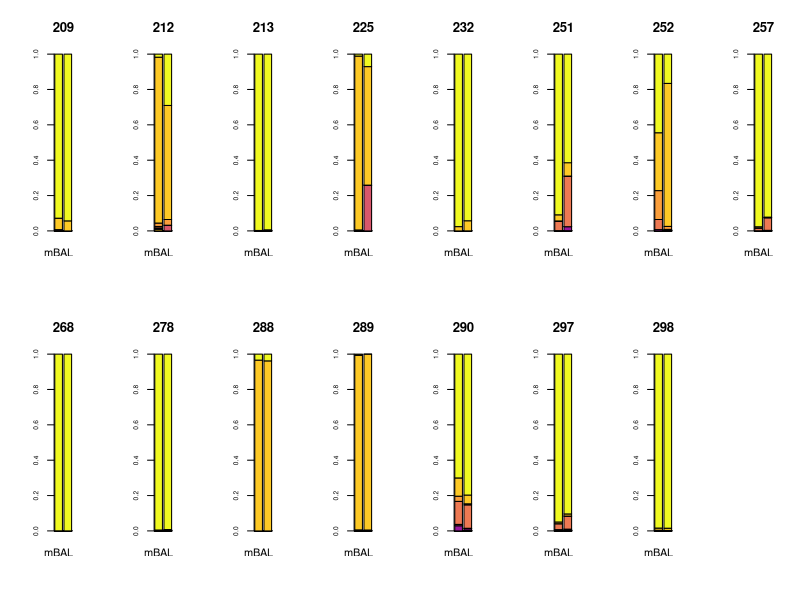
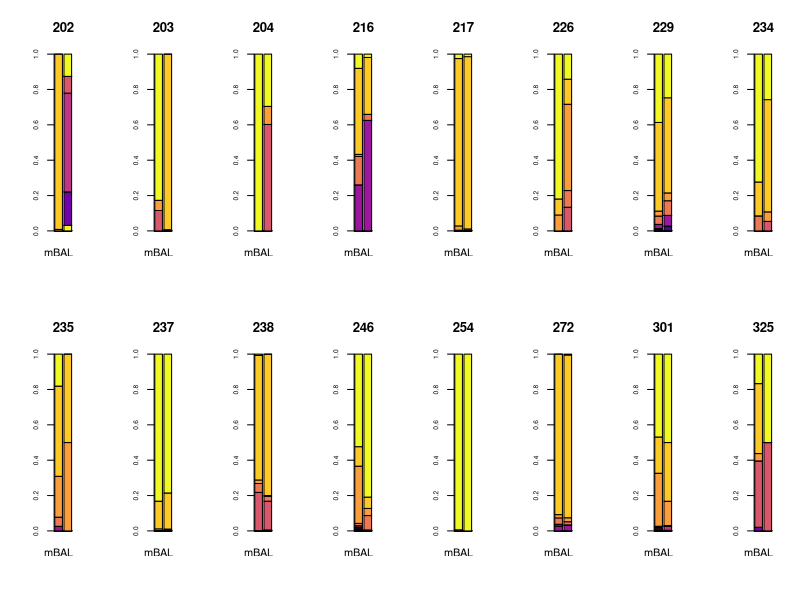
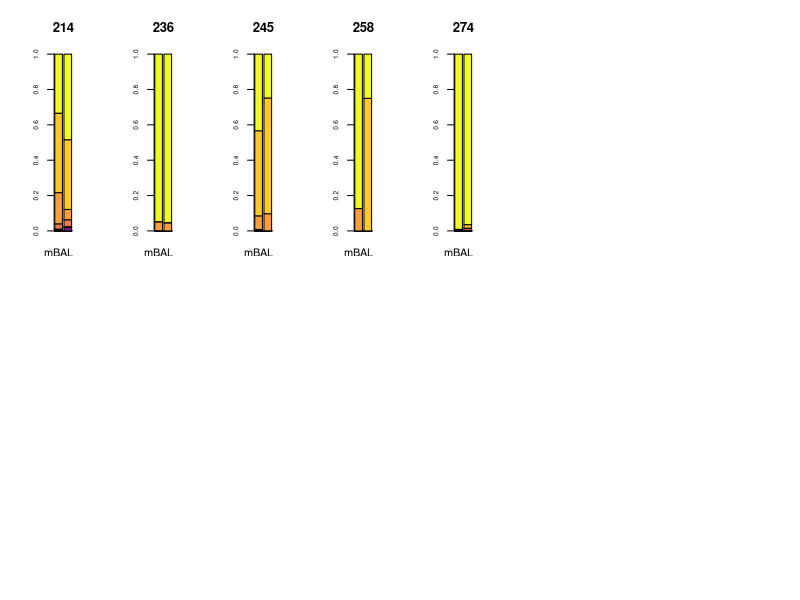
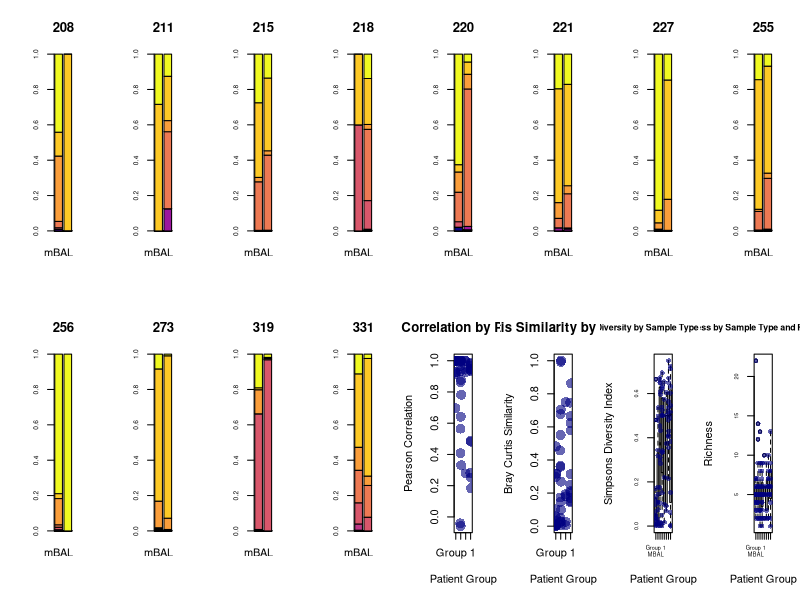
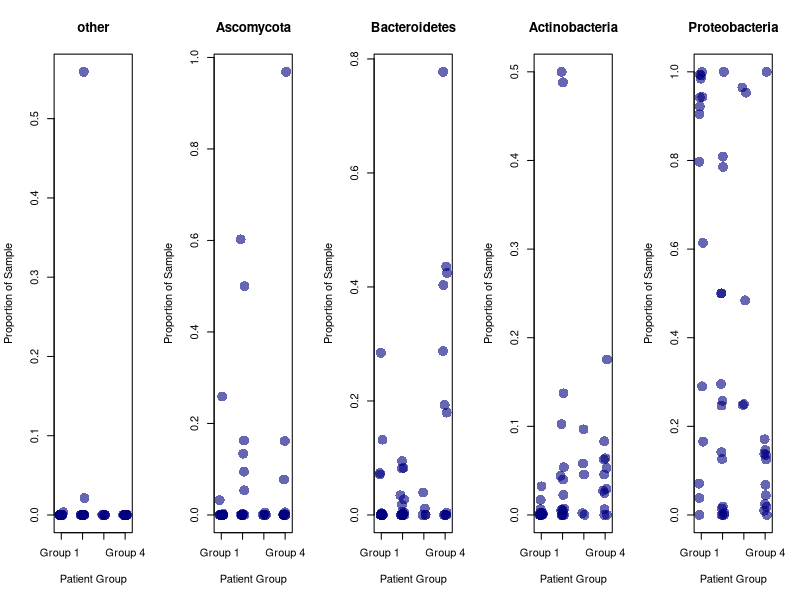
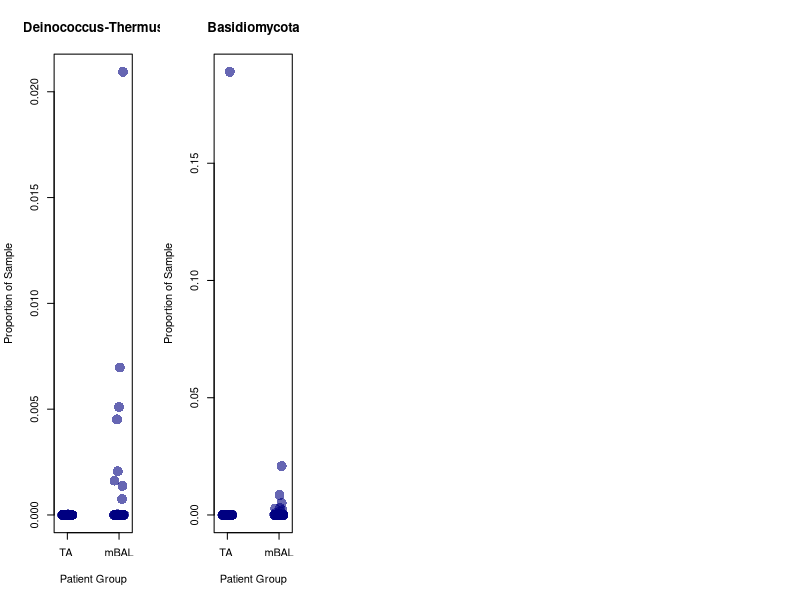
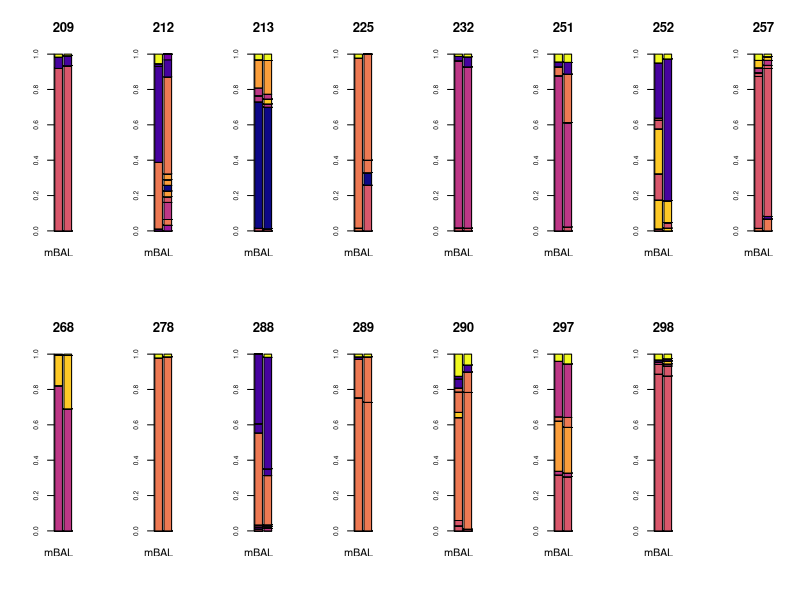
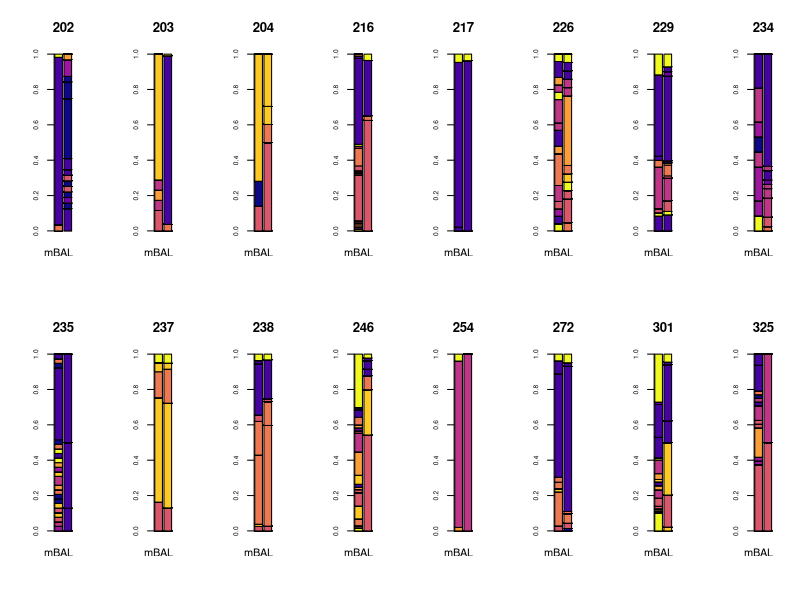

Here is the R script that generated these plots, in order: (Note: this script raises an error after producing the figures.)
## ---- chunk 1
knitr::opts_chunk$set(echo = TRUE, warning=FALSE, message=FALSE)
library(scales)
library(vegan)
library(viridis)

generate_pdfs = FALSE
## ---- chunk 2
#IMPORT DATA
#.csv of all microbes by TA/mBAL sample ID
all_microbe_data <- read.csv('./data/BM_4/merged_genusrpm.tsv', sep='\t', header=TRUE, row.names=1)

#read in metadata
metadata <- read.csv('./data/tavmbal_metadata_noviruses.tsv', sep='\t', row.names=1)
## ---- chunk 3
burden <- colSums(all_microbe_data) 
## ---- chunk 4
# TOTAL BURDEN (all TA v all mBAL)
print(wilcox.test(burden[names(burden) %in% as.character(unlist(metadata[metadata$effective_group %in% c(1,2,3,4),]["TA_DNAseq_filename"]))],burden[names(burden) %in% as.character(unlist(metadata[metadata$effective_group  %in% c(1,2,3,4),]["mBAL_DNAseq_filename"]))])$p.value[1])
## ---- chunk 5
print(wilcox.test(burden[names(burden) %in% as.character(unlist(metadata[metadata$effective_group %in% c(1),]["TA_DNAseq_filename"]))],burden[names(burden) %in% as.character(unlist(metadata[metadata$effective_group  %in% c(1),]["mBAL_DNAseq_filename"]))])$p.value)

## ---- chunk 6
print(wilcox.test(burden[names(burden) %in% as.character(unlist(metadata[metadata$effective_group %in% c(4),]["TA_DNAseq_filename"]))],burden[names(burden) %in% as.character(unlist(metadata[metadata$effective_group  %in% c(4),]["mBAL_DNAseq_filename"]))])$p.value)
## ---- chunk 7
wilcox.test(burden[names(burden) %in% as.character(unlist(metadata[metadata$effective_group %in% c(1),]["TA_DNAseq_filename"]))],burden[names(burden) %in% as.character(unlist(metadata[metadata$effective_group  %in% c(4),]["TA_DNAseq_filename"]))])$p.value
#stripchart(list(burden[names(burden) %in% as.character(unlist(metadata[metadata$effective_group %in% c(1),]["TA_DNAseq_filename"]))],burden[names(burden) %in% as.character(unlist(metadata[metadata$effective_group %in% c(4),]["TA_DNAseq_filename"]))]),method='jitter',jitter=.1,vertical=T,col=alpha('navyblue',.6),pch=16,cex=2)
## ---- chunk 8
wilcox.test(burden[names(burden) %in% as.character(unlist(metadata[metadata$effective_group %in% c(1),]["mBAL_DNAseq_filename"]))],burden[names(burden) %in% as.character(unlist(metadata[metadata$effective_group  %in% c(4),]["mBAL_DNAseq_filename"]))])$p.value

## ---- chunk 9
print(summary(burden[names(burden) %in% as.character(unlist(metadata[metadata$effective_group %in% c(1,2,3,4),]["TA_DNAseq_filename"]))]))
## ---- chunk 10
print(summary(burden[names(burden) %in% as.character(unlist(metadata[metadata$effective_group %in% c(1,2,3,4),]["mBAL_DNAseq_filename"]))]))
## ---- chunk 11
MBAL <- as.character(unname(unlist(metadata[c("mBAL_DNAseq_filename")])))  # separate mBAL from TA
TA <- as.character(unname(unlist(metadata[c("TA_DNAseq_filename")])))
MBAL.microbes <- all_microbe_data[,colnames(all_microbe_data) %in% MBAL]  
TA.microbes <- all_microbe_data[,colnames(all_microbe_data) %in% TA]
MBAL.microbes.norm <-  t(t(MBAL.microbes)/colSums(MBAL.microbes))   # normalise (Total Sum Scaling) -> generate proportions
TA.microbes.norm <- t(t(TA.microbes)/colSums(TA.microbes))
 
# Isolate Group 1 Data
group1.MBAL <- as.character(unname(unlist(metadata[metadata$effective_group==1,][c("mBAL_DNAseq_filename")])))
group1.TA <- as.character(unname(unlist(metadata[metadata$effective_group==1,][c("TA_DNAseq_filename")])))
group1.MBAL.microbes <- all_microbe_data[,colnames(all_microbe_data) %in% group1.MBAL]
group1.MBAL.microbes.norm <- t(t(group1.MBAL.microbes)/colSums(group1.MBAL.microbes))
group1.TA.microbes <- all_microbe_data[,colnames(all_microbe_data) %in% group1.TA]
group1.TA.microbes.norm <- t(t(group1.TA.microbes)/colSums(group1.TA.microbes))
## ---- chunk 12

PhyProp <- read.csv("./data/phylum_proportions.csv",sep='\t',row.names=1)
PhyProp[is.na(PhyProp)]<-0
PhyProp <- PhyProp[order(rowSums(PhyProp),decreasing=F),]

mbal_phyla <- PhyProp[,colnames(PhyProp) %in% MBAL]
#barplot(as.matrix(mbal_phyla),col=rainbow(10),las=2)
ta_phyla <- PhyProp[,colnames(PhyProp) %in% TA]

if(generate_pdfs){
  pdf('./output/phylum_analysis.pdf',width=16,height=6)
}

full_correlations <- vector("list",length=4)
full_bc <- vector("list",length=4)
full_simpsons <- vector("list",length=8) #separate by TA and mBAL for each group
full_richness <- vector("list",length=8)
for(j in c(1,2,3,4)){
  
  correlations <- c()
  bc_dist <- c()
  ta_sdi <- c()
  mbal_sdi <- c()
  names <- c()
  mbal_richness <- c()
  ta_richness <- c()
  par(mfrow=c(2,8))
  
  for( i in rownames(metadata)){
  mbal_filename <- as.character(metadata[rownames(metadata) == i,]$mBAL_DNAseq_filename)
  ta_filename <- as.character(metadata[rownames(metadata) == i,]$TA_DNAseq_filename)
  
  if(!is.na(metadata[rownames(metadata) == i,]$effective_group)){
    
    if(metadata[rownames(metadata) == i,]$effective_group == j){
    
      # print(mbal_filename)
      # print(ta_filename)
      
      # phylum barplot
      barplot(as.matrix(PhyProp[,c(mbal_filename,ta_filename)]),col=plasma(10),cex.axis = .6,main=i,names.arg = c("mBAL","TA"))#,legend=TRUE)
      
      # pearson correlation - 1 per patient
      correlations <- c(correlations,cor(PhyProp[,c(mbal_filename)],PhyProp[,c(ta_filename)]))
      
      # bray-curtis distance - 1 per patient
      bray_curtis_dist <- vegdist(t(as.matrix(PhyProp[,c(mbal_filename,ta_filename)])), 
                                  method="bray", binary=FALSE, diag=FALSE, upper=TRUE, na.rm = FALSE)
      bc_dist <- c(bc_dist, bray_curtis_dist[1])
      
      # SDI - 1 per sample ( 2 per patient )
      ta_sdi <- c(ta_sdi,diversity(PhyProp[,c(ta_filename)],index="simpson") )
      mbal_sdi <- c(mbal_sdi, diversity(PhyProp[,c(mbal_filename)],index="simpson"))
      
      # richness - 1 per sample ( 2 per patient )
      mbal_richness <- c(mbal_richness, length(PhyProp[,c(mbal_filename)][PhyProp[,c(mbal_filename)]>0]))
      ta_richness <- c(ta_richness, length(PhyProp[,c(ta_filename)][PhyProp[,c(ta_filename)]>0]))
      
      names <- c(names,rownames(metadata[rownames(metadata) == i,]))
    }  
  }
}
full_correlations[[j]] <- correlations
full_bc[[j]] <- bc_dist
full_simpsons[[j + (j-1)]] <- mbal_sdi
full_simpsons[[j+1+(j-1)]] <- ta_sdi

full_richness[[j + (j-1)]] <- mbal_richness
full_richness[[j+1+(j-1)]] <- ta_richness

}

# dev.off()  
## ---- chunk 13
if(generate_pdfs){
  pdf('./output/phylum_analysis.legend.pdf')  
  barplot(as.matrix(PhyProp[,c(mbal_filename,ta_filename)]),col=plasma(10),cex.axis = .6,main=i,names.arg = c("mBAL","TA"),legend=TRUE)
}
# genus barplot
# dev.off()
## ---- chunk 14
if(generate_pdfs){
  pdf('./output/phylum.pearson.pdf',height=5, width=5)  
}
names(full_correlations) <- c("Group 1","Group 2", "Group 3", "Group 4")
stripchart(full_correlations,method='jitter',jitter=.1,vertical=T,col=alpha('navyblue',.6),pch=16,cex=2,main="Pearson Correlation by Patient Group",xlab="Patient Group", ylab="Pearson Correlation")
# dev.off()
## ---- chunk 15
wilcox.test(full_correlations[[1]],full_correlations[[4]])
## ---- chunk 16
print(paste("mean pearson correlation over all group: ",mean(unlist(full_correlations))))
print(paste("sd pearson corr over all groups: ",sd(unlist(full_correlations))))
## ---- chunk 17
print(paste("mean pearson correlation over group1: ",mean(full_correlations[[1]])))
print(paste("sd pearson corr over group 1: ",sd(full_correlations[[1]])))
## ---- chunk 18
if(generate_pdfs){
  pdf('./output/phylum.bc.pdf',height=5, width=5)  
}
# there is a significant difference in the phylum-level BC dist between infxn and no infxn
names(full_bc) <- c("Group 1","Group 2", "Group 3", "Group 4")
stripchart(full_bc,method='jitter',jitter=.1,vertical=T,col=alpha('navyblue',.6),pch=16,cex=2,main="Bray Curtis Similarity by Patient Group",xlab="Patient Group", ylab="Bray Curtis Similarity")
# dev.off()
## ---- chunk 19
wilcox.test(full_bc[[1]],full_bc[[4]])
## ---- chunk 20
print(paste("mean BC over all group: ",mean(unlist(full_bc))))
print(paste("sd BC over all groups: ",sd(unlist(full_bc))))
## ---- chunk 21
print(paste("mean BC over group1: ",mean(full_bc[[1]])))
print(paste("sd BC over group1 : ",sd(full_bc[[1]])))
## ---- chunk 22
# there is no significant difference in the phylum-level simpsons diversity comparing TA to mBAL in any group
print(wilcox.test(full_simpsons[[1]],full_simpsons[[2]]))
print(wilcox.test(full_simpsons[[3]],full_simpsons[[4]]))
print(wilcox.test(full_simpsons[[5]],full_simpsons[[6]]))
print(wilcox.test(full_simpsons[[7]],full_simpsons[[8]]))
print(wilcox.test(c(full_simpsons[[1]],full_simpsons[[3]],full_simpsons[[5]],full_simpsons[[7]]),c(full_simpsons[[2]],full_simpsons[[4]],full_simpsons[[6]],full_simpsons[[8]])))
# there is a significant difference in phylum-level simpsons diversity comparing G1 to G4 in mBAL (p =)
print(wilcox.test(full_simpsons[[1]],full_simpsons[[7]]))
# the significance in phylum-level simpsons diversity between G1 and G4 in TA is not maintained (p = .07)
print(wilcox.test(full_simpsons[[2]],full_simpsons[[8]]))
## ---- chunk 23
if(generate_pdfs){
  pdf('./output/phylum.simpsons.pdf',height=5, width=5)
}
names(full_simpsons) <- c("Group 1\nMBAL","Group 1\nTA", "Group 2\nMBAL","Group 2\nTA", "Group 3\nMBAL","Group 3\nTA", "Group 4\nMBAL","Group 4\nTA")
boxplot(full_simpsons,cex.axis=.5,main="Simpsons Diversity by Sample Type and Patient Group",xlab="Patient Group", ylab="Simpsons Diversity Index",cex.main=.8)
stripchart(full_simpsons,method='jitter',jitter=.1,vertical=T,col=alpha('navyblue',.6),pch=16,cex=1,add=T)
# dev.off()
## ---- chunk 24
print("mean/sd SDI mBAL Group 1:")
print(mean(unlist(full_simpsons[[1]])))
print(sd(unlist(full_simpsons[[1]])))
print("mean/sd SDI TA Group 1:")
print(mean(unlist(full_simpsons[[2]])))
print(sd(unlist(full_simpsons[[2]])))
print("mean/sd SDI mBAL Group 4:")
print(mean(unlist(full_simpsons[[7]])))
print(sd(unlist(full_simpsons[[7]])))
print("mean/sd SDI TA Group 4:")
print(mean(unlist(full_simpsons[[8]])))
print(sd(unlist(full_simpsons[[8]])))
## ---- chunk 25
# there is no significant difference in the phylum-level richness diversity comparing TA to mBAL in any group
print(wilcox.test(full_richness[[1]],full_richness[[2]]))
print(wilcox.test(full_richness[[3]],full_richness[[4]]))
print(wilcox.test(full_richness[[5]],full_richness[[6]]))
print(wilcox.test(full_richness[[7]],full_richness[[8]]))
print(wilcox.test(c(full_richness[[1]],full_richness[[3]],full_richness[[5]],full_richness[[7]]),c(full_richness[[2]],full_richness[[4]],full_richness[[6]],full_richness[[8]])))
# there is NO significant difference in phylum-level richness diversity comparing G1 to G4 in mBAL 
print(wilcox.test(full_richness[[1]],full_richness[[7]]))
# there is NO significant difference in phylum-level richness diversity comparing G1 to G4 in TA
print(wilcox.test(full_richness[[2]],full_richness[[8]]))
#mBAL richness summary
print(summary(c(full_richness[[1]],full_richness[[3]],full_richness[[5]],full_richness[[7]])))
# TA richness summary
print(summary(c(full_richness[[2]],full_richness[[4]],full_richness[[6]],full_richness[[8]])))
## ---- chunk 26
if(generate_pdfs){
  pdf('./output/phylum.richness.pdf',height=5, width=5)
}
names(full_richness) <- c("Group 1\nMBAL","Group 1\nTA", "Group 2\nMBAL","Group 2\nTA", "Group 3\nMBAL","Group 3\nTA", "Group 4\nMBAL","Group 4\nTA")
boxplot(full_richness,cex.axis=.5,main="Richness by Sample Type and Patient Group",xlab="Patient Group", ylab="Richness",cex.main=.8)
stripchart(full_richness,method='jitter',jitter=.1,vertical=T,col=alpha('navyblue',.6),pch=16,cex=1,add=T)
# dev.off()
## ---- chunk 27
print("mean/sd richness mBAL Group 1:")
print(mean(unlist(full_richness[[1]])))
print(sd(unlist(full_richness[[1]])))
print("mean/sd richness TA Group 1:")
print(mean(unlist(full_richness[[2]])))
print(sd(unlist(full_richness[[2]])))
print("mean/sd richness mBAL Group 4:")
print(mean(unlist(full_richness[[7]])))
print(sd(unlist(full_richness[[7]])))
print("mean/sd richness TA Group 4:")
print(mean(unlist(full_richness[[8]])))
print(sd(unlist(full_richness[[8]])))
## ---- chunk 28
# there are significant differences in phylum-level proportions in Bacteroidetes, Actinobacteria, and Proteobacteria.
par(mfrow=c(1,5))
for(i in rownames(PhyProp)){
  pg1v4 <- wilcox.test(as.numeric(PhyProp[c(i),names(PhyProp) %in% as.character(unlist(metadata[metadata$effective_group == 1,][,c("mBAL_DNAseq_filename","TA_DNAseq_filename")]))]),
as.numeric(PhyProp[c(i),names(PhyProp) %in% as.character(unlist(metadata[metadata$effective_group == 4,][,c("mBAL_DNAseq_filename","TA_DNAseq_filename")]))]))$p.value
  if(!is.na(pg1v4) && pg1v4 < .05){
    if(generate_pdfs){
      pdf(paste('./output/',i,'.reads.TA.pdf',sep=''),height=5, width=5)
    }
    stripchart(list(as.numeric(PhyProp[c(i),names(PhyProp) %in% as.character(unlist(metadata[metadata$effective_group == 1,][,c("TA_DNAseq_filename")]))]),
                    as.numeric(PhyProp[c(i),names(PhyProp) %in% as.character(unlist(metadata[metadata$effective_group == 2,][,c("TA_DNAseq_filename")]))]),
                    as.numeric(PhyProp[c(i),names(PhyProp) %in% as.character(unlist(metadata[metadata$effective_group == 3,][,c("TA_DNAseq_filename")]))]),
                    as.numeric(PhyProp[c(i),names(PhyProp) %in% as.character(unlist(metadata[metadata$effective_group == 4,][,c("TA_DNAseq_filename")]))])),
               method='jitter',jitter=.1,vertical=T,col=alpha('navy',.6),pch=16,cex=2,
               main=i,xlab="Patient Group", ylab="Proportion of Sample",group.names = c("Group 1 ", "Group 2", "Group 3", "Group 4"))
    #dev.off()
    
    print(i)
    # compare proteobacteria in G1 v G4
    print(pg1v4)
    # compare proteobacteria in G1 TA v G1 MBAL
    print(wilcox.test(as.numeric(PhyProp[c(i),names(PhyProp) %in% as.character(unlist(metadata[metadata$effective_group == 1,][,c("TA_DNAseq_filename")]))]),
    as.numeric(PhyProp[c(i),names(PhyProp) %in% as.character(unlist(metadata[metadata$effective_group == 1,][,c("mBAL_DNAseq_filename")]))]))$p.value)
    # compare proteobacteria in G4 TA v G4 MBAL
    print(wilcox.test(as.numeric(PhyProp[c(i),names(PhyProp) %in% as.character(unlist(metadata[metadata$effective_group == 4,][,c("TA_DNAseq_filename")]))]),
    as.numeric(PhyProp[c(i),names(PhyProp) %in% as.character(unlist(metadata[metadata$effective_group == 4,][,c("mBAL_DNAseq_filename")]))]))$p.value)
  }
}

## ---- chunk 29
par(mfrow=c(1,5))
# there are significant differences in phylum-level proportions in Bacteroidetes, Actinobacteria, and Proteobacteria.
for(i in rownames(PhyProp)){
  pg1v4 <- wilcox.test(as.numeric(PhyProp[c(i),names(PhyProp) %in% as.character(unlist(metadata[,c("TA_DNAseq_filename")]))]),
                    as.numeric(PhyProp[c(i),names(PhyProp) %in% as.character(unlist(metadata[,c("mBAL_DNAseq_filename")]))]))$p.value
  if(!is.na(pg1v4) && pg1v4 < .05){
    
    if(generate_pdfs){
      pdf(paste('./output/',i,'.mBAL_TA.reads.pdf',sep=''),height=5, width=5)
    }
    stripchart(list(as.numeric(PhyProp[c(i),names(PhyProp) %in% as.character(unlist(metadata[,c("TA_DNAseq_filename")]))]),
                    as.numeric(PhyProp[c(i),names(PhyProp) %in% as.character(unlist(metadata[,c("mBAL_DNAseq_filename")]))])),
               method='jitter',jitter=.1,vertical=T,col=alpha('navy',.6),pch=16,cex=2,
               main=i,xlab="Patient Group", ylab="Proportion of Sample",group.names = c("TA ", "mBAL"))
    # dev.off()
    print(i)
    # compare proteobacteria in G1 v G4
    print(pg1v4)
    # compare proteobacteria in G1 TA v G1 MBAL
  }
}

## ---- chunk 30
all_microbe_data.microbes.norm <- t(t(all_microbe_data)/colSums(all_microbe_data))
all_microbe_data.microbes.norm[all_microbe_data.microbes.norm<.01] <- 0
new <- rbind(all_microbe_data.microbes.norm, c(1-colSums(all_microbe_data.microbes.norm)))
rownames(new) <- c(rownames(all_microbe_data.microbes.norm),"Other")
all_microbe_data <- new

all_microbe_data <- all_microbe_data[order(rowSums(all_microbe_data),decreasing=F),]
all_microbe_data <- all_microbe_data[,!is.na(colSums(all_microbe_data))]
mbal_phyla <- all_microbe_data[,colnames(all_microbe_data) %in% MBAL]
#barplot(as.matrix(mbal_phyla),col=rainbow(10),las=2)
ta_phyla <- all_microbe_data[,colnames(all_microbe_data) %in% TA]

if(generate_pdfs){
  pdf('./output/genus_analysis.pdf',width=16,height=6)
}

full_correlations <- vector("list",length=4)
full_bc <- vector("list",length=4)
full_jaccard <- vector("list", length=4)
full_simpsons <- vector("list",length=8) #separate by TA and mBAL for each group
full_richness <- vector("list",length=8)
for(j in c(1,2,3,4)){
  
  correlations <- c()
  bc_dist <- c()
  ta_sdi <- c()
  mbal_sdi <- c()
  names <- c()
  mbal_richness <- c()
  ta_richness <- c()
  jaccard <- c()
  par(mfrow=c(2,8))
  
  for( i in rownames(metadata)){
  mbal_filename <- as.character(metadata[rownames(metadata) == i,]$mBAL_DNAseq_filename)
  ta_filename <- as.character(metadata[rownames(metadata) == i,]$TA_DNAseq_filename)
  
  if(!is.na(metadata[rownames(metadata) == i,]$effective_group)){
    
    if(metadata[rownames(metadata) == i,]$effective_group == j){
    
      # print(mbal_filename)
      # print(ta_filename)
      
      # genus barplot
      barplot(as.matrix(all_microbe_data[,c(mbal_filename,ta_filename)]),col=plasma(10),cex.axis = .6,main=i,names.arg = c("mBAL","TA"))
      
      # pearson correlation - 1 per patient
      correlations <- c(correlations,cor(all_microbe_data[,c(mbal_filename)],all_microbe_data[,c(ta_filename)]))
      
      # bray-curtis distance - 1 per patient
      bray_curtis_dist <- vegdist(t(as.matrix(all_microbe_data[,c(mbal_filename,ta_filename)])), method="bray", binary=FALSE, diag=FALSE, upper=TRUE, na.rm = FALSE)
      bc_dist <- c(bc_dist, bray_curtis_dist[1])
      
      # SDI - 1 per sample ( 2 per patient )
      ta_sdi <- c(ta_sdi,diversity(all_microbe_data[,c(ta_filename)],index="simpson") )
      mbal_sdi <- c(mbal_sdi, diversity(all_microbe_data[,c(mbal_filename)],index="simpson"))
      
      # jaccard - 1 per patient
      jaccard_dist <- vegdist(t(as.matrix(all_microbe_data[,c(mbal_filename,ta_filename)])),method = "jaccard",binary = FALSE,diag = FALSE,upper = TRUE,na.rm = FALSE)
      jaccard <- c(jaccard, jaccard_dist[1])
      
      # richness - 1 per sample ( 2 per patient )
      mbal_richness <- c(mbal_richness, length(all_microbe_data[,c(mbal_filename)][all_microbe_data[,c(mbal_filename)]>0]))
      ta_richness <- c(ta_richness, length(all_microbe_data[,c(ta_filename)][all_microbe_data[,c(ta_filename)]>0]))
      
      names <- c(names,rownames(metadata[rownames(metadata) == i,]))
    }  
  }
}
full_correlations[[j]] <- correlations
full_bc[[j]] <- bc_dist
full_jaccard[[j]] <- jaccard

full_simpsons[[j + (j-1)]] <- mbal_sdi
full_simpsons[[j+1+(j-1)]] <- ta_sdi

full_richness[[j + (j-1)]] <- mbal_richness
full_richness[[j+1+(j-1)]] <- ta_richness

}

# dev.off()

## ---- chunk 31
if(generate_pdfs){
  pdf('./output/genus_analysis.legend.pdf')
  barplot(as.matrix(all_microbe_data[,c(mbal_filename,ta_filename)]),col=plasma(10),cex.axis = .6,main=i,names.arg = c("mBAL","TA"),legend=TRUE)
}
# genus barplot
# dev.off()
## ---- chunk 32
if(generate_pdfs){
  pdf('./output/genus.pearson.pdf',height=5, width=5)
}
names(full_correlations) <- c("Group 1","Group 2", "Group 3", "Group 4")
stripchart(full_correlations,method='jitter',jitter=.1,vertical=T,col=alpha('navyblue',.6),pch=16,cex=2,main="Pearson Correlation by Patient Group",xlab="Patient Group", ylab="Pearson Correlation")
# dev.off()
wilcox.test(full_correlations[[1]],full_correlations[[4]])
## ---- chunk 33
print(paste("mean pearson correlation over all group: ",mean(unlist(full_correlations))))
print(paste("sd pearson corr over all groups: ",sd(unlist(full_correlations))))
## ---- chunk 34
print(paste("mean pearson correlation over group1: ",mean(full_correlations[[1]])))
print(paste("sd pearson corr over group 1: ",sd(full_correlations[[1]])))
print(paste("mean pearson correlation over group2: ",mean(full_correlations[[2]])))
print(paste("sd pearson corr over group 2: ",sd(full_correlations[[2]])))
print(paste("mean pearson correlation over group3: ",mean(full_correlations[[3]])))
print(paste("sd pearson corr over group 3: ",sd(full_correlations[[3]])))
print(paste("mean pearson correlation over group4: ",mean(full_correlations[[4]])))
print(paste("sd pearson corr over group 4: ",sd(full_correlations[[4]])))
## ---- chunk 35
print(summary(unlist(full_correlations)))
## ---- chunk 36
if(generate_pdfs){
  pdf('./output/genus.bc.pdf',height=5, width=5)
}
# there is a significant difference in the genus-level BC dist between infxn and no infxn
names(full_bc) <- c("Group 1","Group 2", "Group 3", "Group 4")
stripchart(full_bc,method='jitter',jitter=.1,vertical=T,col=alpha('navyblue',.6),pch=16,cex=2,main="Bray Curtis Similarity by Patient Group",xlab="Patient Group", ylab="Bray Curtis Similarity")
# dev.off()
wilcox.test(full_bc[[1]],full_bc[[4]])
## ---- chunk 37
print(paste("mean BC over all group: ",mean(unlist(full_bc))))
print(paste("sd BC over all groups: ",sd(unlist(full_bc))))
## ---- chunk 38
print(paste("mean BC over group1: ",mean(full_bc[[1]])))
print(paste("sd BC over group1 : ",sd(full_bc[[1]])))
print(paste("mean bray curtis over group2: ",mean(full_bc[[2]])))
print(paste("sd pearson corr over group 2: ",sd(full_bc[[2]])))
print(paste("mean bray curtis over group3: ",mean(full_bc[[3]])))
print(paste("sd pearson corr over group 3: ",sd(full_bc[[3]])))
print(paste("mean bray curtis over group4: ",mean(full_bc[[4]])))
print(paste("sd pearson corr over group 4: ",sd(full_bc[[4]])))
## ---- chunk 39
print(summary(unlist(full_bc)))
## ---- chunk 40
if(generate_pdfs){
  pdf('./output/genus.jaccard.pdf',height=5, width=5)
}
# there is a significant difference in the genus-level jaccard dist between infxn and no infxn
names(full_jaccard) <- c("Group 1","Group 2", "Group 3", "Group 4")
stripchart(full_jaccard,method='jitter',jitter=.1,vertical=T,col=alpha('navyblue',.6),pch=16,cex=2,main="Jaccard Similarity by Patient Group",xlab="Patient Group", ylab="Jaccard Similarity")
# dev.off()
wilcox.test(full_jaccard[[1]],full_jaccard[[4]])
## ---- chunk 41
print(paste("mean jaccard over all group: ",mean(unlist(full_jaccard))))
print(paste("sd jaccard over all groups: ",sd(unlist(full_jaccard))))
## ---- chunk 42
print(paste("mean jaccard over group1: ",mean(full_jaccard[[1]])))
print(paste("sd jaccard over group1 : ",sd(full_jaccard[[1]])))
print(paste("mean jaccard over group2: ",mean(full_jaccard[[2]])))
print(paste("sd jaccard over group 2: ",sd(full_jaccard[[2]])))
print(paste("mean jaccard over group3: ",mean(full_jaccard[[3]])))
print(paste("sd jaccard over group 3: ",sd(full_jaccard[[3]])))
print(paste("mean jaccard over group4: ",mean(full_jaccard[[4]])))
print(paste("sd jaccard over group 4: ",sd(full_jaccard[[4]])))
## ---- chunk 43
print(summary(unlist(full_jaccard)))
## ---- chunk 44
print(wilcox.test(full_simpsons[[1]],full_simpsons[[2]])) # dif btwn TA and mBAL SDI in group 1 
print(wilcox.test(full_simpsons[[3]],full_simpsons[[4]])) # dif btwn TA and mBAL SDI in group 2
print(wilcox.test(full_simpsons[[5]],full_simpsons[[6]])) # dif btwn TA and mBAL SDI in group 3
print(wilcox.test(full_simpsons[[7]],full_simpsons[[8]])) # dif btwn TA and mBAL SDI in group 4
print(wilcox.test(c(full_simpsons[[1]],full_simpsons[[3]],full_simpsons[[5]],full_simpsons[[7]]),
                  c(full_simpsons[[2]],full_simpsons[[4]],full_simpsons[[6]],full_simpsons[[8]]))) # dif btwn TA and mBAL SDI across ALL Groups
## ---- chunk 45
print(wilcox.test(full_simpsons[[1]],full_simpsons[[7]]))
## ---- chunk 46
print(wilcox.test(full_simpsons[[2]],full_simpsons[[8]]))
## ---- chunk 47
print(summary(c(full_simpsons[[1]],full_simpsons[[3]],full_simpsons[[5]],full_simpsons[[7]])))
## ---- chunk 48
print(summary(c(full_simpsons[[2]],full_simpsons[[4]],full_simpsons[[6]],full_simpsons[[8]])))
## ---- chunk 49
if(generate_pdfs){
  pdf('./output/genus.simpsons.pdf',height=5, width=5)
}
names(full_simpsons) <- c("Group 1\nMBAL","Group 1\nTA", "Group 2\nMBAL","Group 2\nTA", "Group 3\nMBAL","Group 3\nTA", "Group 4\nMBAL","Group 4\nTA")
boxplot(full_simpsons,cex.axis=.5,main="Simpsons Diversity by Sample Type and Patient Group",xlab="Patient Group", ylab="Simpsons Diversity Index",cex.main=.8)
stripchart(full_simpsons,method='jitter',jitter=.1,vertical=T,col=alpha('navyblue',.6),pch=16,cex=1,add=T)
# dev.off()
## ---- chunk 50
print("mean/sd SDI mBAL Group 1:")
print(mean(unlist(full_simpsons[[1]])))
print(sd(unlist(full_simpsons[[1]])))
print("mean/sd SDI TA Group 1:")
print(mean(unlist(full_simpsons[[2]])))
print(sd(unlist(full_simpsons[[2]])))
print("mean/sd SDI mBAL Group 4:")
print(mean(unlist(full_simpsons[[7]])))
print(sd(unlist(full_simpsons[[7]])))
print("mean/sd SDI TA Group 4:")
print(mean(unlist(full_simpsons[[8]])))
print(sd(unlist(full_simpsons[[8]])))
## ---- chunk 51
print(wilcox.test(full_richness[[1]],full_richness[[2]])) # Richness TA v. mBAL Group 1
print(wilcox.test(full_richness[[3]],full_richness[[4]])) # Richness TA v. mBAL Group 2
print(wilcox.test(full_richness[[5]],full_richness[[6]])) # Richness TA v. mBAL Group 3
print(wilcox.test(full_richness[[7]],full_richness[[8]])) # Richness TA v. mBAL Group 4
## ---- chunk 52
print(wilcox.test(c(full_richness[[1]],full_richness[[3]],full_richness[[5]],full_richness[[7]]),
                  c(full_richness[[2]],full_richness[[4]],full_richness[[6]],full_richness[[8]])))
stripchart(list(c(full_richness[[1]],full_richness[[3]],full_richness[[5]],full_richness[[7]]),
                c(full_richness[[2]],full_richness[[4]],full_richness[[6]],full_richness[[8]])),
           method='jitter',jitter=.1,vertical=T,col=alpha('navyblue',.6),pch=16,cex=2,main="Pearson Correlation by Patient Group",
           xlab="Patient Group", ylab="Pearson Correlation")
## ---- chunk 53
original_mbal_richness <- (unlist(list(c(full_richness[[1]],full_richness[[3]],full_richness[[5]],full_richness[7]))))
outlier_threshold <- mean(original_mbal_richness) + sd(original_mbal_richness)*3
new_values <- original_mbal_richness[original_mbal_richness < outlier_threshold]
print(wilcox.test(new_values,c(full_richness[[2]],full_richness[[4]],full_richness[[6]],full_richness[[8]])))
stripchart(list(new_values,c(full_richness[[2]],full_richness[[4]],full_richness[[6]],full_richness[[8]])),method='jitter',jitter=.1,vertical=T,col=alpha('navyblue',.6),pch=16,cex=2,main="Richness by Patient Group",xlab="Patient Group", ylab="Richness")
## ---- chunk 54
print(wilcox.test(full_richness[[1]],full_richness[[7]]))
## ---- chunk 55
print(wilcox.test(full_richness[[2]],full_richness[[8]]))
## ---- chunk 56
print(summary(new_values))
## ---- chunk 57
print(summary(c(full_richness[[2]],full_richness[[4]],full_richness[[6]],full_richness[[8]])))
## ---- chunk 58
if(generate_pdfs){
  pdf('./output/genus.richness.pdf',height=5, width=5)
}
names(full_richness) <- c("Group 1\nMBAL","Group 1\nTA", "Group 2\nMBAL","Group 2\nTA", "Group 3\nMBAL","Group 3\nTA", "Group 4\nMBAL","Group 4\nTA")
boxplot(full_richness,cex.axis=.5,main="Richness by Sample Type and Patient Group",xlab="Patient Group", ylab="Richness",cex.main=.8)
stripchart(full_richness,method='jitter',jitter=.1,vertical=T,col=alpha('navyblue',.6),pch=16,cex=1,add=T)
# dev.off()
## ---- chunk 59
print("mean/sd richness mBAL Group 1:")
print(mean(unlist(full_richness[[1]])))
print(sd(unlist(full_richness[[1]])))
print("mean/sd richness TA Group 1:")
print(mean(unlist(full_richness[[2]])))
print(sd(unlist(full_richness[[2]])))
print("mean/sd richness mBAL Group 4:")
print(mean(unlist(full_richness[[7]])))
print(sd(unlist(full_richness[[7]])))
print("mean/sd richness TA Group 4:")
print(mean(unlist(full_richness[[8]])))
print(sd(unlist(full_richness[[8]])))
## ---- chunk 60

relative_numbers <- FALSE
column_names <- c()
IDs <- c()
overlap_both <- c()
rank_list_mbal <- c()
rank_list_ta <- c()
cummulative_pathos <- c()

plot(c(0,3),c(0,1),main="Proportion of Sample")
for( i in rownames(metadata)){
  mbal_filename <- as.character(metadata[rownames(metadata) == i,]$mBAL_DNAseq_filename)
  ta_filename <- as.character(metadata[rownames(metadata) == i,]$TA_DNAseq_filename)
  
  if(!is.na(metadata[rownames(metadata) == i,]$effective_group)){
    if(metadata[rownames(metadata) == i,]$effective_group == 1){
      # print(mbal_filename)
      # print(ta_filename)
      
      # sort mBAL samples and get names
      mbal <- sort(group1.MBAL.microbes.norm[,c(mbal_filename)],decreasing=TRUE)
      mbal_names <- names(mbal[mbal>.01])
      
      if(ta_filename %in% colnames(group1.TA.microbes.norm)){
        
        IDs <- c(IDs,rownames(metadata[rownames(metadata) == i,]))
        
        # sort TA samples and get names
        ta <- sort(group1.TA.microbes.norm[,c(ta_filename)],decreasing=TRUE)
        ta_names <- names(ta[ta>.01])

        # get the pathogens        
        pathogens <- as.character(metadata[rownames(metadata) == i,]$microbe)
        patholist <- strsplit(pathogens,',')[[1]]
        print(patholist)
        # print(head(mbal_names))
        # print(head(ta_names))
        
        rank_mbal <- match(patholist,mbal_names) 
        rank_ta <- match(patholist,ta_names)
        # print(paste("rank mBAL",rank_mbal))
        # print(paste("rank TA",rank_ta))
        
        rank_list_mbal <- c(rank_list_mbal,rank_mbal)
        rank_list_ta <- c(rank_list_ta, rank_ta)
        cummulative_pathos <- c(cummulative_pathos, patholist)
        
        #move these lines here if you want to only include the pathogens in the barplot
        mbal_names <- mbal_names[mbal_names %in% patholist]
        ta_names <- ta_names[ta_names %in% patholist]
        
        shared <- intersect(as.vector(mbal_names), as.vector(ta_names))
        mbal_specific <- setdiff(mbal_names, ta_names) #gives the number that are present only in mbal_set
        ta_specific <-  setdiff(ta_names, mbal_names)  #gives the number that are present only in ta_set
      
        #otherwise put those lines here:
        #mbal_names <- mbal_names[mbal_names %in% patholist]
        #ta_names <- ta_names[ta_names %in% patholist]
        
        
        
        #print(intersect(shared,patholist))
        overlap_both<-c(overlap_both, length(intersect(shared,patholist)))
        if(length(intersect(shared,patholist)) == length(patholist)){
          #print("ALL FOUND")
          for(p in patholist){
            #print(ta[p])
            #print(mbal[p])
            points(c(1,2),c(ta[p],mbal[p]),type="o")
            text(c(1,2),c(ta[p],mbal[p]),p,cex=.8)
          }
        }else{
          #print("NOT ALL FOUND")
          #print(patholist)
          #print(mbal_names)
          #print(ta_names)
          #print(intersect(mbal_specific,patholist))
          #print(intersect(ta_specific,patholist))
          for(p in patholist){
            if(p %in% ta_names){
              points(c(1),c(ta[p]),pch=4)
            }
            if(p %in% mbal_names){
              points(c(2),c(mbal[p]),pch=4)
            }
          }
        }
        
        if(length(relative_numbers) < 3){
          relative_numbers <- c(length(ta_specific), length(shared), length(mbal_specific))
        }else{
          relative_numbers <- cbind(relative_numbers, c(length(ta_specific), length(shared), length(mbal_specific)) )
        }
        cbind(relative_numbers, c(ta_specific, shared, mbal_specific))  
        
        relative_numbers <- as.matrix(relative_numbers)
        rownames(relative_numbers) <- c("TA", "BOTH", "MBAL")
        column_names <- c(column_names, mbal_filename[1])
        colnames(relative_numbers) <- column_names    
        
      }
     
    }    
  }

}
## ---- chunk 61

if(generate_pdfs){
  pdf('./output/pathogens_identified.pdf',width=8, height=6)
}
par(mar=c(10,3,2,2))
colnames(relative_numbers) <- IDs
barplot(relative_numbers, col=c("gray80","navyblue","gray50"),main="Microbes Identified in DNA-seq by TA and/or mBAL",legend=TRUE,cex.main=.8,ylab="# of Pathogens Cultured",xlab="Patient ID",cex.axis=.6)
# dev.off()

print(as.data.frame(cbind(cummulative_pathos,rank_list_mbal,rank_list_ta)))
write.csv(as.data.frame(cbind(cummulative_pathos,rank_list_mbal,rank_list_ta)),'./output/ranks_by_sample_type.tsv',quote=F)


par(mar=c(10,3,2,2))
barplot(t(t(relative_numbers)/colSums(relative_numbers)), col=c("gray80","navyblue","gray60"),las=2)
## ---- chunk 62
colorset1 <- c('#0F726F','#B01833')

if(generate_pdfs){
  pdf('./output/Apriori_genera.pdf',width=18, height=5)
}
par(mfrow=c(1,6))
stripchart(list(all_microbe_data[c("Prevotella ( 838 )"),as.character(unlist(metadata[,c("TA_DNAseq_filename")]))],all_microbe_data[c("Prevotella ( 838 )"),as.character(unlist(metadata[,c("mBAL_DNAseq_filename")]))]),vertical=TRUE,jitter=.1,method='jitter',pch=16,cex=2,col=alpha(colorset1,.5),main="Prevotella ( 838 )")
print(wilcox.test(all_microbe_data[c("Prevotella ( 838 )"),as.character(unlist(metadata[,c("TA_DNAseq_filename")]))],all_microbe_data[c("Prevotella ( 838 )"),as.character(unlist(metadata[,c("mBAL_DNAseq_filename")]))])$p.value)

stripchart(list(all_microbe_data[c("Veillonella ( 29465 )"),as.character(unlist(metadata[,c("TA_DNAseq_filename")]))],all_microbe_data[c("Veillonella ( 29465 )"),as.character(unlist(metadata[,c("mBAL_DNAseq_filename")]))]),vertical=TRUE,jitter=.1,method='jitter',pch=16,cex=2,col=alpha(colorset1,.5),main="Veillonella ( 29465 )")
print(wilcox.test(all_microbe_data[c("Veillonella ( 29465 )"),as.character(unlist(metadata[,c("TA_DNAseq_filename")]))],all_microbe_data[c("Veillonella ( 29465 )"),as.character(unlist(metadata[,c("mBAL_DNAseq_filename")]))])$p.value)

stripchart(list(all_microbe_data[c("Streptococcus ( 1301 )"),as.character(unlist(metadata[,c("TA_DNAseq_filename")]))],all_microbe_data[c("Streptococcus ( 1301 )"),as.character(unlist(metadata[,c("mBAL_DNAseq_filename")]))]),vertical=TRUE,jitter=.1,method='jitter',pch=16,cex=2,col=alpha(colorset1,.5),main="Streptococcus ( 1301 )")
print(wilcox.test(all_microbe_data[c("Streptococcus ( 1301 )"),as.character(unlist(metadata[,c("TA_DNAseq_filename")]))],all_microbe_data[c("Streptococcus ( 1301 )"),as.character(unlist(metadata[,c("mBAL_DNAseq_filename")]))])$p.value)

stripchart(list(all_microbe_data[c("Fusobacterium ( 848 )"),as.character(unlist(metadata[,c("TA_DNAseq_filename")]))],all_microbe_data[c("Fusobacterium ( 848 )"),as.character(unlist(metadata[,c("mBAL_DNAseq_filename")]))]),vertical=TRUE,jitter=.1,method='jitter',pch=16,cex=2,col=alpha(colorset1,.5),main="Fusobacterium ( 848 )")
print(wilcox.test(all_microbe_data[c("Fusobacterium ( 848 )"),as.character(unlist(metadata[,c("TA_DNAseq_filename")]))],all_microbe_data[c("Fusobacterium ( 848 )"),as.character(unlist(metadata[,c("mBAL_DNAseq_filename")]))])$p.value)

stripchart(list(all_microbe_data[c("Rothia ( 32207 )"),as.character(unlist(metadata[,c("TA_DNAseq_filename")]))],all_microbe_data[c("Rothia ( 32207 )"),as.character(unlist(metadata[,c("mBAL_DNAseq_filename")]))]),vertical=TRUE,jitter=.1,method='jitter',pch=16,cex=2,col=alpha(colorset1,.5),main="Rothia ( 32207 )")
print(wilcox.test(all_microbe_data[c("Rothia ( 32207 )"),as.character(unlist(metadata[,c("TA_DNAseq_filename")]))],all_microbe_data[c("Rothia ( 32207 )"),as.character(unlist(metadata[,c("mBAL_DNAseq_filename")]))])$p.value)

stripchart(list(all_microbe_data[c("Neisseria ( 482 )"),as.character(unlist(metadata[,c("TA_DNAseq_filename")]))],all_microbe_data[c("Neisseria ( 482 )"),as.character(unlist(metadata[,c("mBAL_DNAseq_filename")]))]),vertical=TRUE,jitter=.1,method='jitter',pch=16,cex=2,col=alpha(colorset1,.5),main="Neisseria ( 482 )")
print(wilcox.test(all_microbe_data[c("Neisseria ( 482 )"),as.character(unlist(metadata[,c("TA_DNAseq_filename")]))],all_microbe_data[c("Neisseria ( 482 )"),as.character(unlist(metadata[,c("mBAL_DNAseq_filename")]))])$p.value)

# dev.off()
#wilcox.test(all_microbe_data[metadata$effective_group == 1,][c("Neisseria ( 482 )"),as.character(unlist(metadata[c("TA_DNAseq_filename")]))],all_microbe_data[metadata$effective_group == 1,][c("Neisseria ( 482 )"),as.character(unlist(metadata[c("mBAL_DNAseq_filename")]))])


## ---- chunk 63

# relative_numbers <- FALSE
# column_names <- c()     # column names for the relative_proportions MBAL/BOTH/TA plot
# ta_diversity <- c()     # simpsons diversity values
# mbal_diversity <- c()   
# pearson <- c()       # correlations btwn TA v. MBAL samples
# spearman <- c()     
# IDs <- c()      # save the common sample IDs between the two groups
# bcdist <- c()     # Bray-Curtis distance between MBAL and TA
# jaccard <- c()     # Jaccard similarity btwn MBAL and TA
# mbal_richness <- c()   # richness
# ta_richness <- c()
# mbal_burden <- c()   # burden
# ta_burden <- c()
# 
# for(i in rownames(metadata)) {
#   mbal_filename <- as.character(metadata[rownames(metadata) == i, ]$mBAL_DNAseq_filename)
#   ta_filename <- as.character(metadata[rownames(metadata) == i, ]$TA_DNAseq_filename)
#   
#   print(mbal_filename)
#   print(ta_filename)
#   
#   # sort mBAL samples and get names
#   mbal <- sort(MBAL.microbes.norm[, c(mbal_filename)], decreasing = TRUE)
#   mbal_names <- names(mbal[mbal > 0.01])   # only consider microbes with abundance > 1%
#   
#   if (ta_filename %in% colnames(TA.microbes.norm)) {
#     IDs <- c(IDs, rownames(metadata[rownames(metadata) == i, ]))
#     
#     # sort TA samples and get names
#     ta <-
#     sort(TA.microbes.norm[, c(ta_filename)], decreasing = TRUE)
#     ta_names <- names(ta[ta > 0.01])    # only consider microbes with abundance > 1%
#     
#     # create dataframes of top 10 from each TA/mBAL
#     m <- as.data.frame(mbal[mbal > .01])
#     colnames(m) <- c("mbal")
#     t <- as.data.frame(ta[ta > .01])
#     colnames(t) <- c("ta")
#     merged <- merge(m, t, by = 0, all = TRUE)
#     merged[is.na(merged)] <- 0
#     print(merged)
#     
#     print(merged$mbal)
#     print(merged$ta)
#     
#     # make sure that there are at least some non-zero reads - otherwise the distance metrics will fail. 
#     # if a sample has all zeros, give it NA values for distance metrics
#     if (sum(merged$mbal) > 0 && sum(merged$ta) > 0) {
#       # save metrics - correlation and simpson's diversity
#       pearson <-  c(pearson, cor(merged$mbal, merged$ta, method = "pearson"))
#       spearman <- c(spearman, cor(merged$mbal, merged$ta, method = "spearman"))
#       
#       c <- cbind(MBAL.microbes.norm[, c(mbal_filename)], TA.microbes.norm[, c(ta_filename)])
#       c <- c[rowMax(c) > .01, ]  # remove the rows with less than 1% of reads
#       colnames(c) <- c(mbal_filename, ta_filename)
#       bray_curtis_dist <- vegdist(t(c),method = "bray",binary = FALSE,diag = FALSE,upper = TRUE,na.rm = FALSE)
#       bcdist <- c(bcdist, bray_curtis_dist)
#     } else{
#       pearson <- c(pearson, NA)
#       spearman <- c(spearman, NA)
#       bcdist <- c(bcdist, NA)
#     }
#     if (sum(merged$mbal) > 0) {
#       mbal_diversity <- c(mbal_diversity, diversity(mbal, index = "simpson"))
#     } else{
#       mbal_diversity <- c(mbal_diversity, 0)
#     }
#     if (sum(merged$mbal) > 0) {
#       ta_diversity <- c(ta_diversity, diversity(ta, index = "simpson"))
#     } else{
#       ta_diversity <- c(ta_diversity, 0)
#     }
#     
#     jaccard_dist <- vegdist(t(c),method = "jaccard",binary = FALSE,diag = FALSE,upper = TRUE,na.rm = FALSE)
#     jaccard <- c(jaccard, jaccard_dist)
#     mbal_richness <- c(mbal_richness, length(mbal[mbal > 0]))
#     ta_richness <- c(ta_richness, length(ta[ta > 0]))
#     mbal_burden <- c(mbal_burden, sum(MBAL.microbes[, c(mbal_filename)]))
#     ta_burden <- c(ta_burden, sum(TA.microbes[, c(ta_filename)]))
#     
#     shared <- intersect(as.vector(mbal_names), as.vector(ta_names))
#     mbal_specific <- setdiff(mbal_names, ta_names) #gives the number that are present only in mbal_set
#     ta_specific <- setdiff(ta_names, mbal_names)  #gives the number that are present only in ta_set
#     
#     if (length(relative_numbers) < 3) {
#       relative_numbers <- c(length(ta_specific), length(shared),length(mbal_specific))
#     } else{
#     relative_numbers <- cbind(relative_numbers, c(length(ta_specific),length(shared), length(mbal_specific)
#     ))
#   }
#   cbind(relative_numbers, c(ta_specific, shared, mbal_specific))
#   
#   relative_numbers <- as.matrix(relative_numbers)
#   rownames(relative_numbers) <- c("TA", "BOTH", "MBAL")
#   column_names <- c(column_names, mbal_filename[1])
#   colnames(relative_numbers) <- column_names
#   
#   }
#   
# }
# diversity_matrix <- cbind(mbal_diversity,ta_diversity)
# rownames(diversity_matrix) <- IDs
# names(pearson) <- IDs
# names(spearman) <- IDs
# names(bcdist) <- IDs
# names(jaccard) <- IDs
# names(ta_richness) <- IDs
# names(mbal_richness) <- IDs
# names(mbal_burden) <- IDs
# names(ta_burden) <- IDs
# 
# wilcox.test(mbal_burden,ta_burden)
# wilcox.test(mbal_richness,ta_richness)
# 
# 
# print(pearson)
# print(spearman)
# print(bcdist)
# print(ta_richness)
# print(mbal_richness)
# print(cor(diversity_matrix))
# 
# 
# stripchart(list(pearson[names(pearson) %in% rownames(metadata[metadata$effective_group==1,])],
#            pearson[names(pearson) %in% rownames(metadata[metadata$effective_group==2,])],
#            pearson[names(pearson) %in% rownames(metadata[metadata$effective_group==3,])],
#            pearson[names(pearson) %in% rownames(metadata[metadata$effective_group==4,])]),method='jitter',jitter=.1, vertical = TRUE)
# 
# stripchart(list(spearman[names(spearman) %in% rownames(metadata[metadata$effective_group==1,])],
#            spearman[names(spearman) %in% rownames(metadata[metadata$effective_group==2,])],
#            spearman[names(spearman) %in% rownames(metadata[metadata$effective_group==3,])],
#            spearman[names(spearman) %in% rownames(metadata[metadata$effective_group==4,])]),method='jitter',jitter=.1, vertical = TRUE)
# 
# 
# stripchart(list(mbal_richness[names(mbal_richness) %in% rownames(metadata[metadata$effective_group==1,])],mbal_richness[names(mbal_richness) %in% rownames(metadata[metadata$effective_group==2,])],mbal_richness[names(mbal_richness) %in% rownames(metadata[metadata$effective_group==3,])],mbal_richness[names(mbal_richness) %in% rownames(metadata[metadata$effective_group==4,])] ),method='jitter',jitter=.15,vertical=TRUE,cex=1.2,pch=1)
# 
# stripchart(list(bcdist[names(bcdist) %in% rownames(metadata[metadata$effective_group==1,])],bcdist[names(bcdist) %in% rownames(metadata[metadata$effective_group==2,])],bcdist[names(bcdist) %in% rownames(metadata[metadata$effective_group==3,])],bcdist[names(bcdist) %in% rownames(metadata[metadata$effective_group==4,])] ),method='jitter',jitter=.15,vertical=TRUE,cex=1.2,pch=1)
# 
# stripchart(list(
# mbal_richness[names(mbal_richness) %in% rownames(metadata[metadata$effective_group==1,])],
# ta_richness[names(ta_richness) %in% rownames(metadata[metadata$effective_group==1,])],
# mbal_richness[names(mbal_richness) %in% rownames(metadata[metadata$effective_group==2,])],
# ta_richness[names(ta_richness) %in% rownames(metadata[metadata$effective_group==2,])],
# mbal_richness[names(mbal_richness) %in% rownames(metadata[metadata$effective_group==3,])],
# ta_richness[names(ta_richness) %in% rownames(metadata[metadata$effective_group==3,])],
# mbal_richness[names(mbal_richness) %in% rownames(metadata[metadata$effective_group==4,])],
# ta_richness[names(ta_richness) %in% rownames(metadata[metadata$effective_group==4,])] )
# ,method='jitter',jitter=.15,vertical=TRUE,cex=1.2,pch=1,main="mbal and ta richness across all 4 patient groupings")
# 
# 
# par(mar=c(10,3,2,2))
# barplot(relative_numbers, col=c("gray80","navyblue","gray60"),las=2,main="Microbes Identified in DNA-seq by TA and/or mBAL")
# 
# par(mar=c(10,3,2,2))
# barplot(t(t(relative_numbers)/colSums(relative_numbers)), col=c("gray80","navyblue","gray60"),las=2)
## ---- chunk 64

# g1 <- relative_numbers[,colnames(relative_numbers) %in% metadata[metadata$effective_group==1,]$mBAL_DNAseq_filename]
# g2 <- relative_numbers[,colnames(relative_numbers) %in% metadata[metadata$effective_group==2,]$mBAL_DNAseq_filename]
# g3 <- relative_numbers[,colnames(relative_numbers) %in% metadata[metadata$effective_group==3,]$mBAL_DNAseq_filename]
# g4 <- relative_numbers[,colnames(relative_numbers) %in% metadata[metadata$effective_group==4,]$mBAL_DNAseq_filename]
# 
# par(mfrow=c(1,4))
# barplot(t(t(g1)/colSums(g1)), col=c("gray80","navyblue","gray60"),las=2)
# barplot(t(t(g2)/colSums(g2)), col=c("gray80","navyblue","gray60"),las=2)
# barplot(t(t(g3)/colSums(g3)), col=c("gray80","navyblue","gray60"),las=2)
# barplot(t(t(g4)/colSums(g4)), col=c("gray80","navyblue","gray60"),las=2)
# 
# print(wilcox.test(t(t(g1)/colSums(g1))[c("BOTH"),],t(t(g3)/colSums(g3))[c("BOTH"),])$p.value)
# print(wilcox.test(t(t(g1)/colSums(g1))[c("BOTH"),],t(t(g4)/colSums(g4))[c("BOTH"),])$p.value)
# 




## ---- chunk 65
colorset1 <- c('#0F726F','#B01833')

par(mfrow=c(1,6))
stripchart(list(group1.TA.microbes.norm[c("Prevotella ( 838 )"),],group1.MBAL.microbes.norm[c("Prevotella ( 838 )"),]),vertical=TRUE,jitter=.1,method='jitter',pch=16,cex=1.2,col=colorset1,main="Prevotella ( 838 )")
print(wilcox.test(group1.TA.microbes.norm[c("Prevotella ( 838 )"),],group1.MBAL.microbes.norm[c("Prevotella ( 838 )"),])$p.value)

stripchart(list(group1.TA.microbes.norm[c("Veillonella ( 29465 )"),],group1.MBAL.microbes.norm[c("Veillonella ( 29465 )"),]),vertical=TRUE,jitter=.1,method='jitter',pch=16,cex=1.2,col=colorset1,main="Veillonella ( 29465 )")
print(wilcox.test(group1.TA.microbes.norm[c("Veillonella ( 29465 )"),],group1.MBAL.microbes.norm[c("Veillonella ( 29465 )"),])$p.value)

stripchart(list(group1.TA.microbes.norm[c("Streptococcus ( 1301 )"),],group1.MBAL.microbes.norm[c("Streptococcus ( 1301 )"),]),vertical=TRUE,jitter=.1,method='jitter',pch=16,cex=1.2,col=colorset1,main="Streptococcus ( 1301 )")
print(wilcox.test(group1.TA.microbes.norm[c("Streptococcus ( 1301 )"),],group1.MBAL.microbes.norm[c("Streptococcus ( 1301 )"),])$p.value)

stripchart(list(group1.TA.microbes.norm[c("Fusobacterium ( 848 )"),],group1.MBAL.microbes.norm[c("Fusobacterium ( 848 )"),]),vertical=TRUE,jitter=.1,method='jitter',pch=16,cex=1.2,col=colorset1,main="Fusobacterium ( 848 )")
print(wilcox.test(group1.TA.microbes.norm[c("Fusobacterium ( 848 )"),],group1.MBAL.microbes.norm[c("Fusobacterium ( 848 )"),])$p.value)

stripchart(list(group1.TA.microbes.norm[c("Rothia ( 32207 )"),],group1.MBAL.microbes.norm[c("Rothia ( 32207 )"),]),vertical=TRUE,jitter=.1,method='jitter',pch=16,cex=1.2,col=colorset1,main="Rothia ( 32207 )")
print(wilcox.test(group1.TA.microbes.norm[c("Rothia ( 32207 )"),],group1.MBAL.microbes.norm[c("Rothia ( 32207 )"),])$p.value)

stripchart(list(group1.TA.microbes.norm[c("Neisseria ( 482 )"),],group1.MBAL.microbes.norm[c("Neisseria ( 482 )"),]),vertical=TRUE,jitter=.1,method='jitter',pch=16,cex=1.2,col=colorset1,main="Neisseria ( 482 )")
print(wilcox.test(group1.TA.microbes.norm[c("Neisseria ( 482 )"),],group1.MBAL.microbes.norm[c("Neisseria ( 482 )"),])$p.value)
